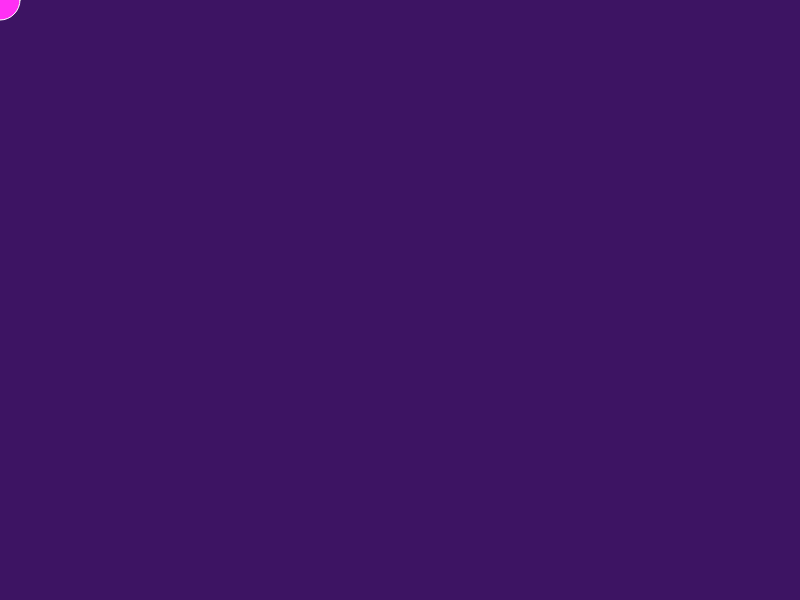
Frame 1 (no input)
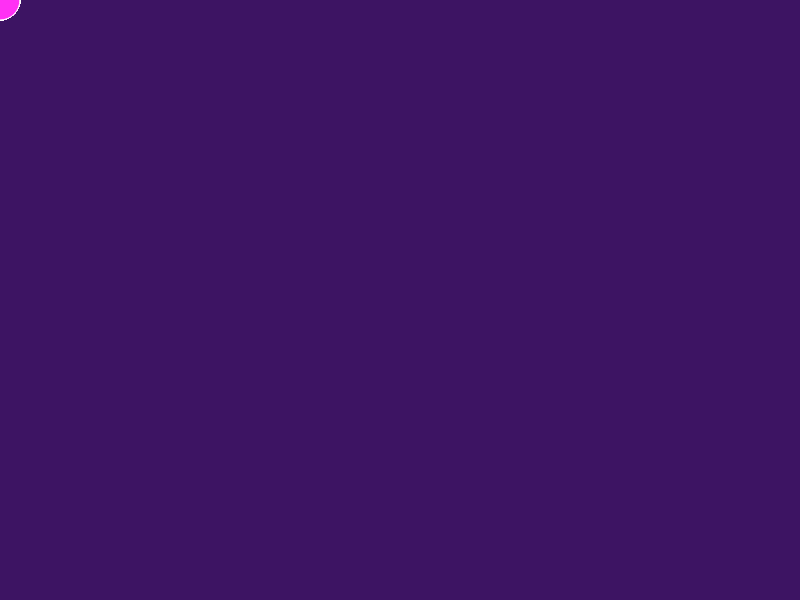
Frame 60 (no input)
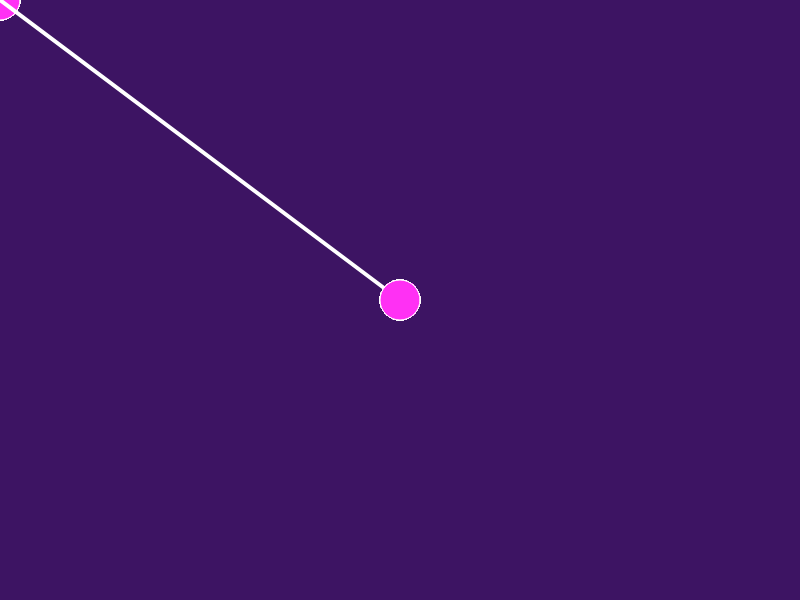
Frame 120 (the mouse pressed at the canvas centre since frame 60)

The p5.js sketch that drew these frames (run headless with seeded random() and noise() and a simulated clock; from frame 60 on, the mouse is pressed at the canvas centre):

// p5.js sketch
// ── sketch.js
/*
	Links

	- RGB picker: https://codepen.io/mikewesthad/pen/prwReJ
	- p5 Reference: http://p5js.org/reference/. See the structure, shape and
	  color sections.
	
	Challenges

	1. Look through "2D Primitives" section of the p5 reference page and draw a
	   new shape.
	2. Try combining two or more different colored shapes to create a pattern,
	   e.g. could you create a bullseye?
*/

// Any code that you put inside of setup runs ONCE at the start of the sketch
function setup() {
    // Create a drawing surface
    createCanvas(800, 600);

	// Draw a black background using the RGB color model
	background(61, 20, 99);

	// // Set the style for drawing
	// fill(255, 255, 255);
	// stroke(255, 200, 0);
	// strokeWeight(10);

	// // Draw some shapes in that style
	// rect(250, 150, 100, 200); // x, y, w, h
	// ellipse(300, 100, 150); // x, y, diameter

	// // Change the drawing style
	// stroke(243, 145, 255);
	// strokeWeight(30);
	// noFill();
	// // You can also use noStroke() to turn off the stroke

	// // Draw some shapes in that new style
	// rect(450, 150, 100, 200); // x, y, w, h
	// ellipse(500, 100, 150); // x, y, diameter
}

// After setup is run, any code that you put inside of draw runs REPEATEDLY at
// 60 frames per second
function draw() {
	// Draw a line from the previous mouse position to the current one
    stroke(255, 255, 255);
    strokeWeight(4);
    line(pmouseX, pmouseY, mouseX, mouseY);

	// Draw a circle at the mouse position
    fill(255, 48, 244);
    stroke(255, 255, 255);
	strokeWeight(1);
	ellipse(mouseX, mouseY, 40, 40);

	// Bullseye!
	// noStroke();
    // fill(255, 17, 231);
	// ellipse(mouseX, mouseY, 50, 50);
    // fill(255, 255, 255);
	// ellipse(mouseX, mouseY, 40, 40);
    // fill(255, 17, 231);
	// ellipse(mouseX, mouseY, 30, 30);
    // fill(255, 255, 255);
	// ellipse(mouseX, mouseY, 20, 20);
    // fill(255, 17, 231);
	// ellipse(mouseX, mouseY, 10, 10);
}
